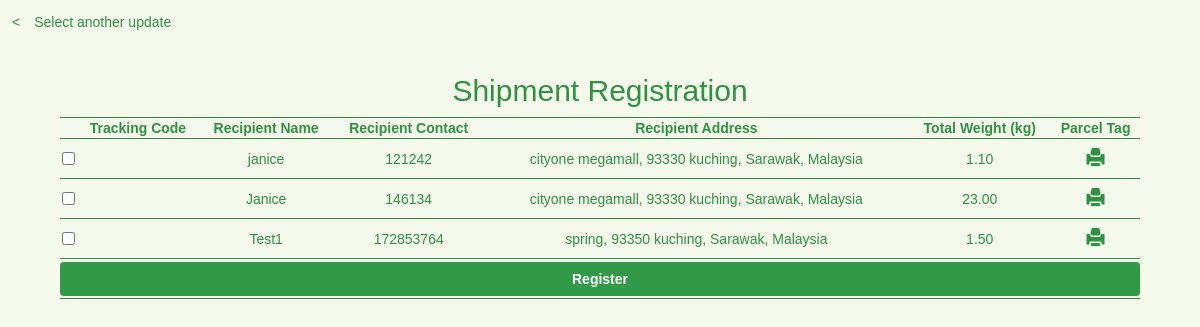
/admin/registers.php, run on an earlier commit of the app's database.
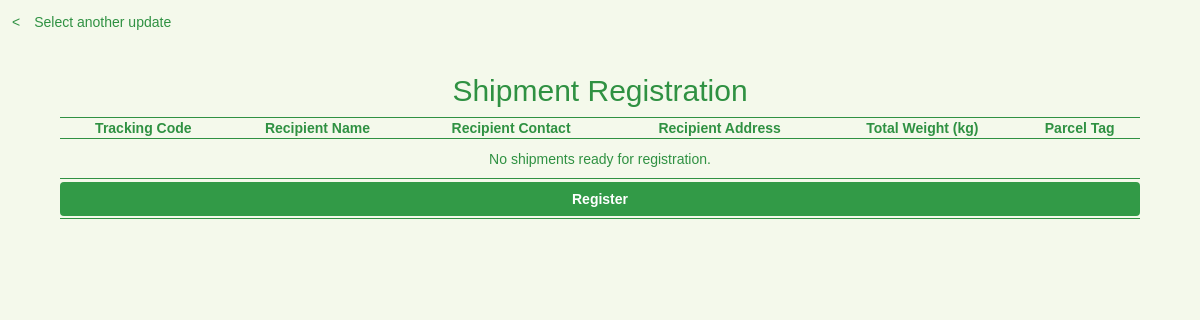
And on a later commit of the database.
### tables this page shows
CREATE TABLE IF NOT EXISTS `shipping` (
  `shipping_id` int(11) NOT NULL,
  `user_id` int(11) NOT NULL,
  `recipient_name` varchar(50) NOT NULL,
  `recipient_contact` varchar(15) NOT NULL,
  `remark` varchar(255) DEFAULT NULL,
  `address_id` int(11) NOT NULL,
  `weight` decimal(10,2) NOT NULL,
  `price` varchar(20) NOT NULL,
  `status` text NOT NULL,
  `datetime` timestamp NOT NULL DEFAULT CURRENT_TIMESTAMP ON UPDATE CURRENT_TIMESTAMP,
  `tracking_code` varchar(25) DEFAULT NULL,
  `payment_id` int(11) NOT NULL,
  `review` text,
  `top_up_id` varchar(11) DEFAULT NULL,
  `destination_station` varchar(100) NOT NULL
);

CREATE TABLE IF NOT EXISTS `address` (
  `address_id` int(11) NOT NULL,
  `user_id` int(11) NOT NULL,
  `address` varchar(100) NOT NULL,
  `state` varchar(100) NOT NULL,
  `city` varchar(100) NOT NULL,
  `country` varchar(50) NOT NULL,
  `postcode` int(11) NOT NULL
);

### admin/registers.php (the view, shortened to what this page needs)
<?php
require_once '../connection/config.php';
$query = "SELECT *
           FROM shipping sh
           JOIN address ad
           ON sh.address_id = ad.address_id
           WHERE sh.status='Proceed'";
$result = mysqli_query($con, $query);
        ?>
<!DOCTYPE html>
<html>
    <head>
        <link rel="stylesheet" href="https://maxcdn.bootstrapcdn.com/bootstrap/3.3.7/css/bootstrap.min.css">
        <link href="../frameworks/css/style.css" rel="stylesheet"/>
        <link rel="stylesheet" href="https://cdnjs.cloudflare.com/ajax/libs/font-awesome/4.7.0/css/font-awesome.min.css">
    </head>
    <body class="userbg">
        <div class="row updaterow1">
            <div class="col-xs-12 col-md-12 col-lg-12">
                <p>
                    <a href="main.php#adupdate" class="aback">&lt;&emsp;Select another update</a>
                </p>
            </div>
        </div>
        <div class="row userrow2 center" id="updateview">
            <div class="col-xs-12 col-md-12 col-lg-12">
                <h2 class="bigh2 pagetitle hidden-xs hidden-sm">Shipment Registration</h2>
                <div class="row">
                    <div class="col-xs-12 col-md-12 col-lg-12 updatecontainer">
                        <form action="registers.php" method="post">
                            <table class="purchasetable">
                                <tr>
                                    <th></th>
                                    <th>Tracking Code</th>
                                    <th>Recipient Name</th>
                                    <th>Recipient Contact</th>
                                    <th>Recipient Address</th>
                                    <th>Total Weight (kg)</th>
                                    <th>Parcel Tag</th>
                                </tr>
                                <?php
                                    if(mysqli_num_rows($result) > 0)
                                    {
                                        while($row = mysqli_fetch_array($result))
                                        {
                                            ?>
                                        <tr class="bodyrow">
                                            <td>
                                                <input type="checkbox" name="tcode[]" value="<?php echo $row['tracking_code']?>" /></td>
                                            <td><?php echo $row['tracking_code']; ?></td>
                                            <td><?php echo $row['recipient_name'];?></td>
                                            <td><?php echo $row['recipient_contact'];?></td>
                                            <td><?php echo $row['address'].", ".$row['postcode']." ".$row['city'].", ".$row['state'].", ".$row['country'];;?></td>
                                            <td><?php echo $row['weight']?></td>
                                            <td>
                                                <a href="tag.php?s_id=<?php echo $row['tracking_code']; ?>" class="btn btn-default btn-xs btnDelete" target="_blank"><span class="glyphicon glyphicon-print"></span></button>
                                            </td>
                                        </tr>
                                    <?php
                                        }
                                    }
                                    else
                                    {
                                    ?>
                                    <tr>
                                        <td colspan="7">No shipments ready for registration.</td>
                                    </tr>
                                <?php
                                    }
                                ?>
                                <tr>
                                    <td colspan="8">
                                        <input type="submit" class="btn btnAdd" name="register" value="Register" />
                                    </td>
                                </tr>
                            </table>
                        </form>
                    </div>
                </div>
            </div>
        </div>
    </body>
</html>

### frameworks/css/style.css (style rules this page uses)
body { font-family: sans-serif; overflow-x: hidden; min-height: 100vh; }
.userbg { background-color: #f4f9eb; background-image: url(../../resources/img/cityline.png); background-repeat: no-repeat; background-position: bottom; background-size: 75%; }
.center { text-align: center!important; }
.btnAdd, .btnAdd:visited, .btnAdd:active, btnAdd:focus { width: 100%; background: #329a47!important; color: #fff!important; font-weight: bold!important; outline: none!important; }
.aback { color: #fff; font-weight: normal; }
.pagetitle { color: #2f9142!important; }
.purchasetable { border-top: solid 1px #2f9142; border-bottom: solid 1px #2f9142; width: 90%; margin: 0 auto; }
.purchasetable th { text-align: center; color: #2f9142; }
.purchasetable tr { border-top: solid 1px #2f9142; border-bottom: solid 1px #2f9142; }
.purchasetable td { text-align: center; color: #2f9142; height: 40px; }
.updaterow1 { padding: 1% 1%; }
.aback { color: #2f9142; font-weight: normal; }
.btnDelete { background: none; border: none; }
.glyphicon { color: #fff; font-size: 150%; }
.glyphicon-pencil, .glyphicon-edit, .glyphicon-eye-open, .glyphicon-print { color: #2f9142!important; }

What changed in the data, as far as the page shows it:
removed shipping: recipient_name "janice", recipient_contact "121242", address.address "cityone megamall", address.postcode "93330", address.city "kuching", address.state "Sarawak", address.country "Malaysia", weight "1.10"
removed shipping: recipient_name "Janice", recipient_contact "146134", address.address "cityone megamall", address.postcode "93330", address.city "kuching", address.state "Sarawak", address.country "Malaysia", weight "23.00"
removed shipping: recipient_name "Test1", recipient_contact "172853764", address.address "spring", address.postcode "93350", address.city "kuching", address.state "Sarawak", address.country "Malaysia", weight "1.50"
Also different on the page:
text now shown: "No shipments ready for registration."
